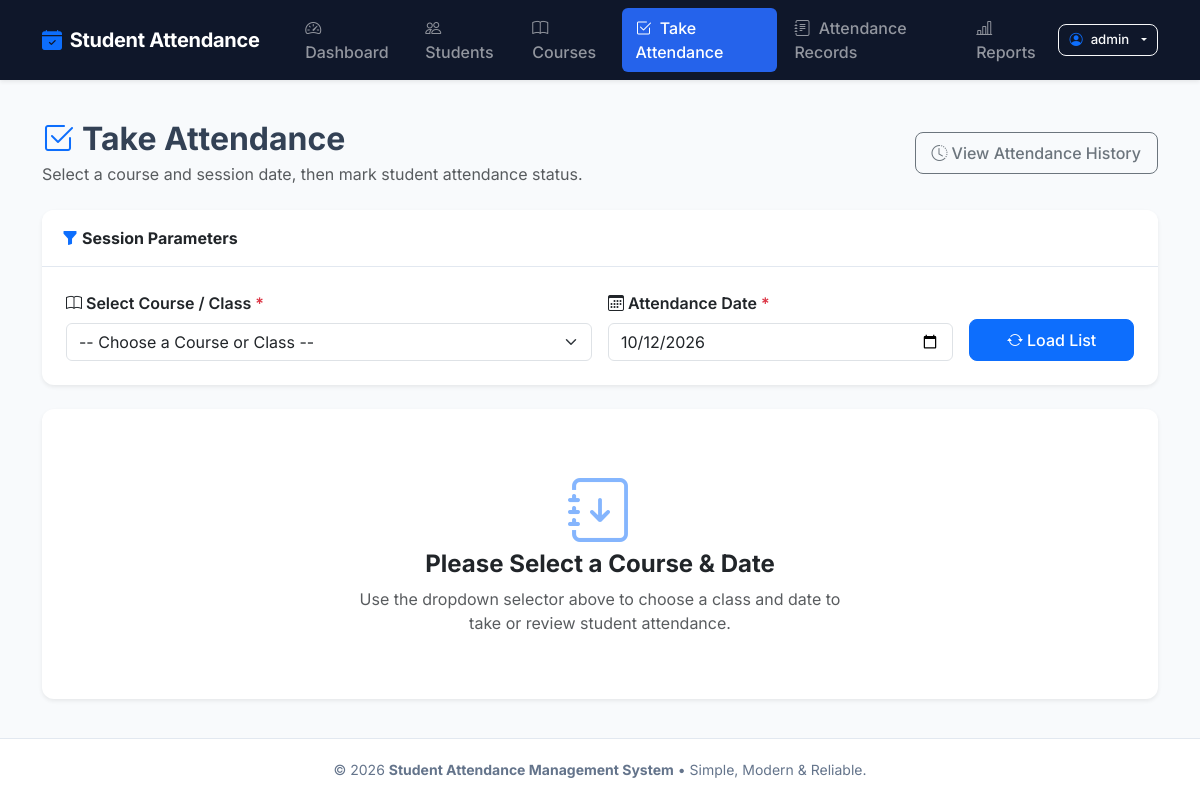
The page /attendance/take/?course=4 (signed in) on the database as committed earlier.
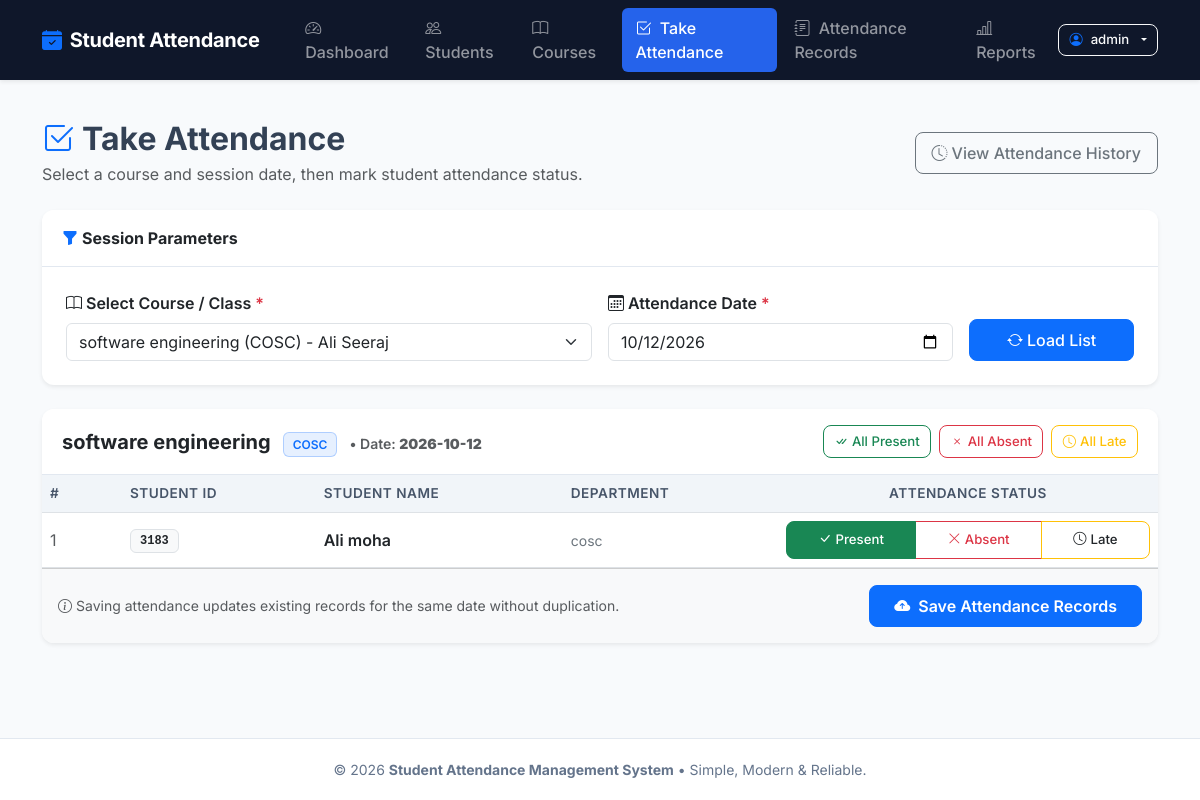
The same page on the database as committed later.
### attendance/models.py (models this page shows, shortened)
class Course(models.Model):
    name = models.CharField(
        max_length=120,
        verbose_name="Course/Class Name"
    )
    code = models.CharField(
        max_length=30,
        unique=True,
        verbose_name="Course Code",
        help_text="e.g., CS101, MATH201"
    )
    teacher = models.CharField(
        max_length=120,
        verbose_name="Teacher / Lecturer"
    )
    description = models.TextField(
        blank=True,
        verbose_name="Description"
    )
    students = models.ManyToManyField(
        Student,
        blank=True,
        related_name="courses",
        verbose_name="Enrolled Students",
        help_text="Select students enrolled in this course (optional)"
    )
    class Meta:
        ordering = ['code']
        verbose_name = "Course / Class"
        verbose_name_plural = "Courses / Classes"

class Student(models.Model):
    GENDER_CHOICES = [
        ('Male', 'Male'),
        ('Female', 'Female'),
        ('Other', 'Other'),
    ]
    student_id = models.CharField(
        max_length=50,
        unique=True,
        verbose_name="Student ID",
        help_text="Unique student registration number or ID"
    )
    full_name = models.CharField(
        max_length=120,
        verbose_name="Full Name"
    )
    gender = models.CharField(
        max_length=10,
        choices=GENDER_CHOICES,
        default='Male',
        verbose_name="Gender"
    )
    email = models.EmailField(
        blank=True,
        null=True,
        verbose_name="Email Address"
    )
    phone = models.CharField(
        max_length=20,
        blank=True,
        verbose_name="Phone Number"
    )
    department = models.CharField(
        max_length=100,
        verbose_name="Department / Class",
        help_text="e.g., Computer Science, Grade 10-A"
    )
    date_joined = models.DateField(
        default=timezone.now,
        verbose_name="Date Joined"
    )
    class Meta:
        ordering = ['student_id']
        verbose_name = "Student"
        verbose_name_plural = "Students"

### attendance/views.py (the view, shortened to what this page needs)
# urls.py: path('attendance/take/', views.take_attendance, name='take_attendance'),
@login_required(login_url='login')
def take_attendance(request):
    courses = Course.objects.all()
    selected_course_id = request.GET.get('course') or request.POST.get('course')
    selected_date_str = request.GET.get('date') or request.POST.get('date')
    if not selected_date_str:
        selected_date_str = timezone.localdate().strftime('%Y-%m-%d')
    selected_course = None
    students_with_status = []
    if selected_course_id:
        try:
            selected_course = Course.objects.get(id=selected_course_id)
        except Course.DoesNotExist:
            selected_course = None
    if selected_course:
        if selected_course.students.exists():
            enrolled_students = selected_course.students.all()
        else:
            enrolled_students = Student.objects.all()
        try:
            attendance_date = datetime.datetime.strptime(selected_date_str, '%Y-%m-%d').date()
        except ValueError:
            attendance_date = timezone.localdate()
        existing_records = Attendance.objects.filter(
            course=selected_course,
            date=attendance_date
        )
        existing_status_map = {rec.student_id: rec.status for rec in existing_records}
        for student in enrolled_students:
            current_status = existing_status_map.get(student.id, 'Present')
            students_with_status.append({
                'student': student,
                'status': current_status,
                'already_recorded': student.id in existing_status_map
            })
    context = {
        'courses': courses,
        'selected_course': selected_course,
        'selected_date': selected_date_str,
        'students_with_status': students_with_status,
    }
    return render(request, 'attendance/take_attendance.html', context)

### attendance/templates/attendance/take_attendance.html (shortened to what the changed rows need)
{% extends 'attendance/base.html' %}
{% block content %}
<div class="row align-items-center mb-4">
    <div class="col-md-7">
        <h2 class="fw-bold mb-1">
            <i class="bi bi-check2-square text-primary me-2"></i>Take Attendance
        </h2>
    </div>
</div>
<div class="card border-0 shadow-sm mb-4">
    <div class="card-body p-4">
        <form method="GET" class="row g-3 align-items-end">
            <div class="col-md-6">
                <label for="courseSelect" class="form-label fw-semibold">
                    <i class="bi bi-book me-1"></i>Select Course / Class <span class="text-danger">*</span>
                </label>
                <select name="course" id="courseSelect" class="form-select" required onchange="this.form.submit()">
                    <option value="">-- Choose a Course or Class --</option>
                    {% for c in courses %}
                        <option value="{{ c.id }}" {% if selected_course and selected_course.id == c.id %}selected{% endif %}>
                            {{ c.name }} ({{ c.code }}) - {{ c.teacher }}
                        </option>
                    {% endfor %}
                </select>
            </div>
        </form>
    </div>
</div>
{% if selected_course %}
<div class="card border-0 shadow-sm">
    <div class="card-header bg-white d-flex flex-wrap justify-content-between align-items-center gap-2">
        <div>
            <span class="fw-bold text-dark fs-5">{{ selected_course.name }}</span>
            <span class="badge bg-primary bg-opacity-10 text-primary border border-primary border-opacity-25 ms-2">{{ selected_course.code }}</span>
            <span class="text-muted small ms-2">&bull; Date: <strong>{{ selected_date }}</strong></span>
        </div>
        <div class="d-flex gap-2">
            <button type="button" class="btn btn-sm btn-outline-success" id="markAllPresent">
                <i class="bi bi-check-all me-1"></i>All Present
            </button>
            <button type="button" class="btn btn-sm btn-outline-danger" id="markAllAbsent">
                <i class="bi bi-x me-1"></i>All Absent
            </button>
            <button type="button" class="btn btn-sm btn-outline-warning" id="markAllLate">
                <i class="bi bi-clock me-1"></i>All Late
            </button>
        </div>
    </div>
    <div class="card-body p-0">
        {% if students_with_status %}
        <form method="POST">
            <div class="table-responsive">
                <table class="table table-hover table-custom align-middle mb-0">
                    <thead>
                        <tr>
                            <th style="width: 80px;">#</th>
                            <th>Student ID</th>
                            <th>Student Name</th>
                            <th>Department</th>
                            <th class="text-center" style="width: 380px;">Attendance Status</th>
                        </tr>
                    </thead>
                    <tbody>
                        {% for item in students_with_status %}
                        <tr>
                            <td class="text-muted">{{ forloop.counter }}</td>
                            <td>
                                <span class="badge bg-light text-dark border font-monospace">
                                    {{ item.student.student_id }}
                                </span>
                            </td>
                            <td>
                                <div class="fw-semibold text-dark">{{ item.student.full_name }}</div>
                            </td>
                            <td>
                                <span class="text-secondary small">{{ item.student.department }}</span>
                            </td>
                            <td class="text-center">
                                <div class="btn-group w-100" role="group" aria-label="Status for {{ item.student.full_name }}">
                                    <label class="btn btn-outline-success btn-sm py-2" for="present_{{ item.student.id }}">
                                        <i class="bi bi-check-lg me-1"></i>Present
                                    </label>
                                    <label class="btn btn-outline-danger btn-sm py-2" for="absent_{{ item.student.id }}">
                                        <i class="bi bi-x-lg me-1"></i>Absent
                                    </label>
                                    <label class="btn btn-outline-warning text-dark btn-sm py-2" for="late_{{ item.student.id }}">
                                        <i class="bi bi-clock me-1"></i>Late
                                    </label>
                                </div>
                            </td>
                        </tr>
                        {% endfor %}
                    </tbody>
                </table>
            </div>
            <div class="card-footer bg-light p-3 d-flex justify-content-between align-items-center">
                <span class="text-muted small">
                    <i class="bi bi-info-circle me-1"></i>Saving attendance updates existing records for the same date without duplication.
                </span>
                <button type="submit" name="save_attendance" class="btn btn-primary px-4 py-2 fw-semibold">
                    <i class="bi bi-cloud-arrow-up-fill me-2"></i>Save Attendance Records
                </button>
            </div>
        </form>
        {% endif %}
    </div>
</div>
{% else %}
<div class="card border-0 shadow-sm text-center py-5">
    <div class="card-body">
        <i class="bi bi-journal-arrow-down display-3 text-primary opacity-50 mb-3"></i>
        <h4 class="fw-bold text-dark">Please Select a Course &amp; Date</h4>
        <p class="text-muted" style="max-width: 500px; margin: 0 auto;">
            Use the dropdown selector above to choose a class and date to take or review student attendance.
        </p>
    </div>
</div>
{% endif %}
{% endblock %}

Rows that differ between the two databases and show on the page:
added Course: name "software engineering", code "COSC"
added Student: student.student_id "3183", student.full_name "Ali moha", student.department "cosc"
Other text that changed with them:
form field course: "-- Choose a Course or Class --" → "software engineering (COSC) - Ali Seeraj"
{{ selected_date }}: (not shown) → "2026-10-12"
text no longer shown: "Please Select a Course & Date Use the dropdown selector above to choose a class and date to take or review student attendance."
text now shown: "• Date: All Present All Absent All Late # STUDENT ID STUDENT NAME DEPARTMENT ATTENDANCE STATUS Saving attendance updates existing records for the same date without duplication. Save Attendance Records"
